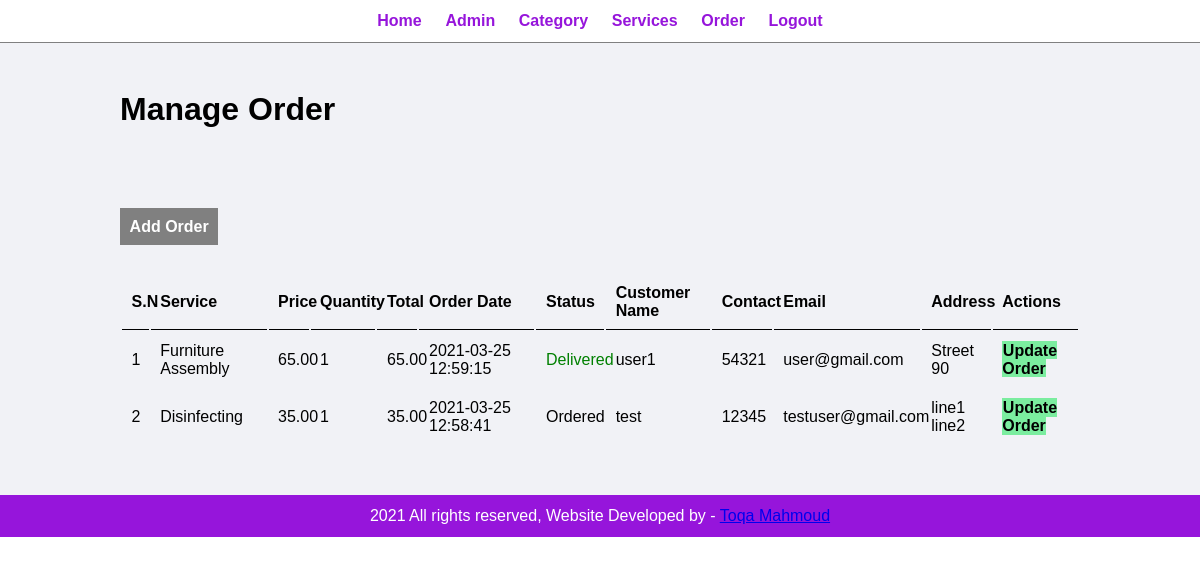
Page /admin/manage-order.php (signed in) on the committed database.
### tables this page shows
CREATE TABLE `tbl_order` (
  `id` int(10) UNSIGNED NOT NULL,
  `service` varchar(150) NOT NULL,
  `price` decimal(10,2) NOT NULL,
  `qty` int(11) NOT NULL,
  `total` decimal(10,2) NOT NULL,
  `order_date` datetime NOT NULL,
  `status` varchar(50) NOT NULL,
  `customer_name` varchar(150) NOT NULL,
  `customer_contact` varchar(20) NOT NULL,
  `customer_email` varchar(150) NOT NULL,
  `customer_address` varchar(255) NOT NULL
);

### admin/manage-order.php (the view, shortened to what this page needs)
<?php include('partials/menu.php'); ?>
<div class="main">
    <div class="wrapper">
        <h1>Manage Order</h1>
        <br><br><br>
        <br><br>
<a href="#" class="btn-primary">Add Order</a>
<br><br><br>
<table class="tbl-full">
    <tr>
        <th>S.N</th>
        <th>Service</th>
        <th>Price</th>
        <th>Quantity</th>
        <th>Total</th>
        <th>Order Date</th>
        <th>Status</th>
        <th>Customer Name</th>
        <th>Contact </th>
        <th>Email</th>
        <th>Address</th>
        <th>Actions</th>
    </tr>
    <?php
        $sql = "SELECT * FROM tbl_order ORDER BY id DESC";
        $res = mysqli_query($conn, $sql);
        $count = mysqli_num_rows($res);
        $sn = 1;
        if($count>0)
        {
            while($row=mysqli_fetch_assoc($res))
            {
                $id = $row['id'];
                $service = $row['service'];
                $price = $row['price'];
                $qty = $row['qty'];
                $total = $row['total'];
                $order_date = $row['order_date'];
                $status = $row['status'];
                $customer_name = $row['customer_name'];
                $customer_contact = $row['customer_contact'];
                $customer_email = $row['customer_email'];
                $customer_address = $row['customer_address'];
                ?>
                    <tr>
                        <td><?php echo $sn++; ?></td>
                        <td><?php echo $service; ?></td>
                        <td><?php echo $price; ?></td>
                        <td><?php echo $qty; ?></td>
                        <td><?php echo $total; ?></td>
                        <td><?php echo $order_date; ?></td>
                        <td>
                            <?php
                                if($status=="Ordered")
                                {
                                    echo "<label>$status</label>";
                                }
                                elseif($status=="On Delivery")
                                {
                                    echo "<label style='color: orange; '>$status</label>";
                                }
                                elseif($status=="Delivered")
                                {
                                    echo "<label style='color: green; '>$status</label>";
                                }
                                elseif($status=="Cancelled")
                                {
                                    echo "<label style='color: red; '>$status</label>";
                                }
                            ?>
                        </td>
                        <td><?php echo $customer_name; ?></td>
                        <td><?php echo $customer_contact; ?></td>
                        <td><?php echo $customer_email; ?></td>
                        <td><?php echo $customer_address; ?></td>
                        <td>
                            <a href="<?php echo SITEURL; ?>admin/update-order.php?id=<?php echo $id; ?>" class="btn-secondary">Update Order</a>
                        </td>
                    </tr>
                <?php
            }
        }
        else
        {
        }
    ?>
</table>
    </div>
</div>
<?php include('partials/footer.php'); ?>

### css/admin.css (style rules this page uses)
* { margin: 0; padding: 0; font-family: Arial, Helvetica, sans-serif; }
.wrapper { padding: 1%; width: 80%; margin: 0 auto; }
.tbl-full { width: 100%; }
table tr th { border-bottom: 1px solid black; padding: 1%; text-align: left; }
table tr td { padding: 1%; }
.btn-primary { color: white; background-color: grey; padding: 1%; text-decoration: none; font-weight: bold; }
.btn-secondary { color: black; background-color: #7bed9f; padding: 1%; text-decoration: none; font-weight: bold; }
.main { background-color: #f1f2f6; padding: 3% 0; }

### rows in the picture
tbl_order: service "Furniture Assembly", price "65.00", qty "1", total "65.00", order_date "2021-03-25 12:59:15", status "Delivered", customer_name "user1", customer_contact "54321", customer_email "user@gmail.com", customer_address "Street 90"
tbl_order: service "Disinfecting", price "35.00", qty "1", total "35.00", order_date "2021-03-25 12:58:41", status "Ordered", customer_name "test", customer_contact "12345", customer_email "testuser@gmail.com", customer_address "line1 line2"
